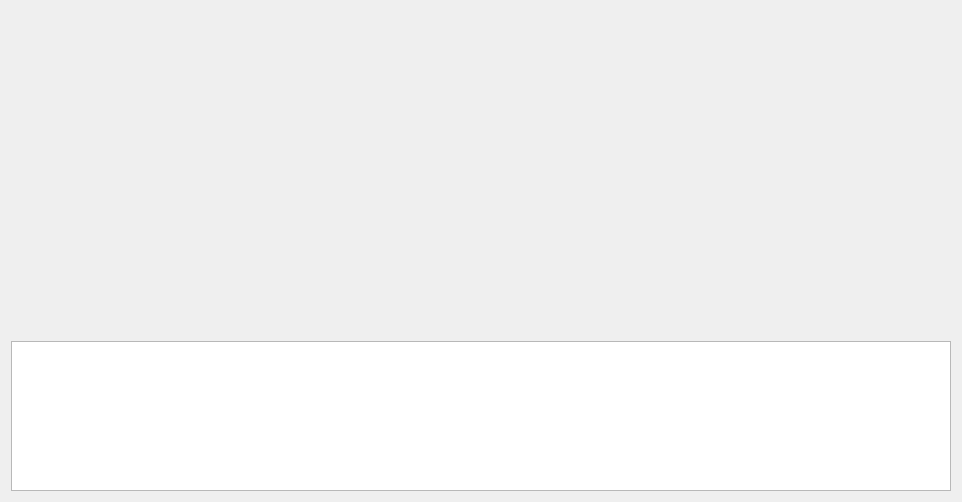
<?xml version="1.0" encoding="UTF-8"?>
<ui version="4.0">
 <class>Grafica2</class>
 <widget class="QDialog" name="Grafica2">
  <property name="geometry">
   <rect>
    <x>0</x>
    <y>0</y>
    <width>962</width>
    <height>502</height>
   </rect>
  </property>
  <property name="windowTitle">
   <string>GRÁFICA VELOCIDAD CONTRA TIEMPO</string>
  </property>
  <layout class="QGridLayout" name="gridLayout">
   <item row="2" column="0">
    <widget class="QTableWidget" name="tableWidget">
     <property name="sizePolicy">
      <sizepolicy hsizetype="MinimumExpanding" vsizetype="MinimumExpanding">
       <horstretch>0</horstretch>
       <verstretch>0</verstretch>
      </sizepolicy>
     </property>
     <property name="maximumSize">
      <size>
       <width>16777215</width>
       <height>150</height>
      </size>
     </property>
     <property name="editTriggers">
      <set>QAbstractItemView::NoEditTriggers</set>
     </property>
    </widget>
   </item>
   <item row="0" column="0">
    <widget class="QCustomPlot" name="customPlot" native="true"/>
   </item>
   <item row="1" column="0">
    <widget class="QLabel" name="label">
     <property name="sizePolicy">
      <sizepolicy hsizetype="MinimumExpanding" vsizetype="MinimumExpanding">
       <horstretch>0</horstretch>
       <verstretch>0</verstretch>
      </sizepolicy>
     </property>
     <property name="maximumSize">
      <size>
       <width>16777215</width>
       <height>12</height>
      </size>
     </property>
     <property name="text">
      <string>&lt;html&gt;&lt;head/&gt;&lt;body&gt;&lt;p align=&quot;center&quot;&gt;&lt;br/&gt;&lt;/p&gt;&lt;/body&gt;&lt;/html&gt;</string>
     </property>
    </widget>
   </item>
  </layout>
 </widget>
 <customwidgets>
  <customwidget>
   <class>QCustomPlot</class>
   <extends>QWidget</extends>
   <header>qcustomplot.h</header>
   <container>1</container>
  </customwidget>
 </customwidgets>
 <resources/>
 <connections/>
</ui>
